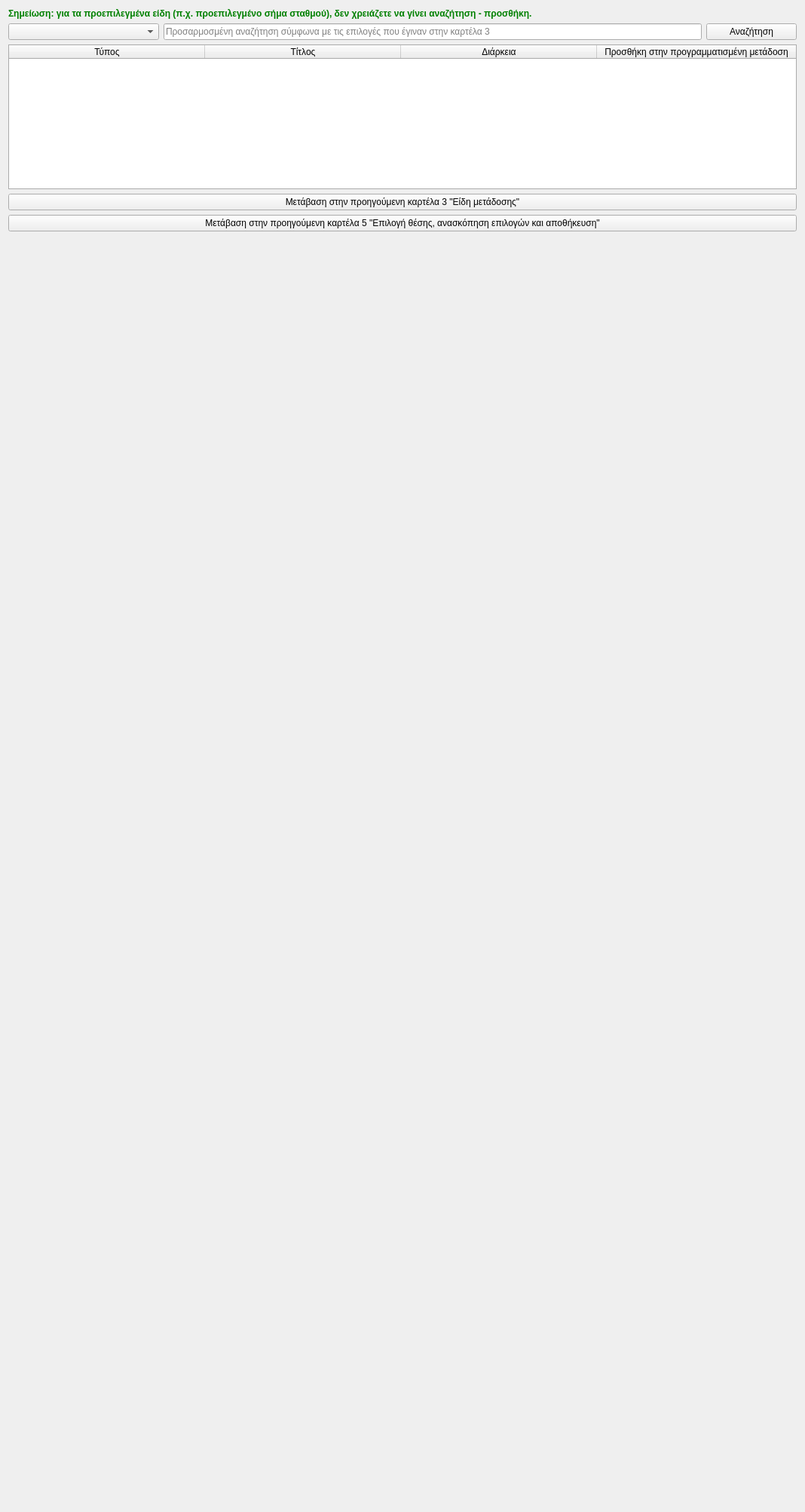
         <widget class="QWidget" name="tab_4">
          <attribute name="title">
           <string>4. Επιλογή δεδομένων μετάδοσης</string>
          </attribute>
          <layout class="QGridLayout" name="gridLayout_23">
           <item row="1" column="0">
            <widget class="QComboBox" name="search_type_combobox">
             <property name="sizePolicy">
              <sizepolicy hsizetype="Preferred" vsizetype="Maximum">
               <horstretch>0</horstretch>
               <verstretch>0</verstretch>
              </sizepolicy>
             </property>
             <property name="minimumSize">
              <size>
               <width>200</width>
               <height>0</height>
              </size>
             </property>
            </widget>
           </item>
           <item row="4" column="0" colspan="3">
            <widget class="QPushButton" name="go_from_4_to_5">
             <property name="sizePolicy">
              <sizepolicy hsizetype="Minimum" vsizetype="Maximum">
               <horstretch>0</horstretch>
               <verstretch>0</verstretch>
              </sizepolicy>
             </property>
             <property name="minimumSize">
              <size>
               <width>0</width>
               <height>0</height>
              </size>
             </property>
             <property name="text">
              <string>Μετάβαση στην προηγούμενη καρτέλα 5 &quot;Επιλογή θέσης, ανασκόπηση επιλογών και αποθήκευση&quot;</string>
             </property>
            </widget>
           </item>
           <item row="2" column="0" colspan="3">
            <widget class="QTableWidget" name="search_table">
             <property name="styleSheet">
              <string notr="true">QTableWidget{border:1px solid #ABABAB;}</string>
             </property>
             <property name="editTriggers">
              <set>QAbstractItemView::NoEditTriggers</set>
             </property>
             <property name="alternatingRowColors">
              <bool>true</bool>
             </property>
             <property name="selectionMode">
              <enum>QAbstractItemView::SingleSelection</enum>
             </property>
             <property name="selectionBehavior">
              <enum>QAbstractItemView::SelectRows</enum>
             </property>
             <property name="sortingEnabled">
              <bool>false</bool>
             </property>
             <property name="rowCount">
              <number>0</number>
             </property>
             <attribute name="horizontalHeaderCascadingSectionResizes">
              <bool>false</bool>
             </attribute>
             <attribute name="horizontalHeaderHighlightSections">
              <bool>false</bool>
             </attribute>
             <attribute name="horizontalHeaderMinimumSectionSize">
              <number>260</number>
             </attribute>
             <attribute name="horizontalHeaderShowSortIndicator" stdset="0">
              <bool>false</bool>
             </attribute>
             <attribute name="horizontalHeaderStretchLastSection">
              <bool>true</bool>
             </attribute>
             <attribute name="verticalHeaderHighlightSections">
              <bool>false</bool>
             </attribute>
             <column>
              <property name="text">
               <string>Τύπος</string>
              </property>
             </column>
             <column>
              <property name="text">
               <string>Τίτλος</string>
              </property>
             </column>
             <column>
              <property name="text">
               <string>Διάρκεια</string>
              </property>
             </column>
             <column>
              <property name="text">
               <string>Προσθήκη στην προγραμματισμένη μετάδοση</string>
              </property>
             </column>
            </widget>
           </item>
           <item row="5" column="0" colspan="3">
            <spacer name="verticalSpacer_4">
             <property name="orientation">
              <enum>Qt::Vertical</enum>
             </property>
             <property name="sizeHint" stdset="0">
              <size>
               <width>1046</width>
               <height>1688</height>
              </size>
             </property>
            </spacer>
           </item>
           <item row="1" column="1">
            <widget class="QLineEdit" name="search_phrase">
             <property name="sizePolicy">
              <sizepolicy hsizetype="Expanding" vsizetype="Maximum">
               <horstretch>0</horstretch>
               <verstretch>0</verstretch>
              </sizepolicy>
             </property>
             <property name="minimumSize">
              <size>
               <width>0</width>
               <height>0</height>
              </size>
             </property>
             <property name="placeholderText">
              <string>Προσαρμοσμένη αναζήτηση σύμφωνα με τις επιλογές που έγιναν στην καρτέλα 3</string>
             </property>
            </widget>
           </item>
           <item row="1" column="2">
            <widget class="QPushButton" name="search_button">
             <property name="sizePolicy">
              <sizepolicy hsizetype="Minimum" vsizetype="Maximum">
               <horstretch>0</horstretch>
               <verstretch>0</verstretch>
              </sizepolicy>
             </property>
             <property name="minimumSize">
              <size>
               <width>120</width>
               <height>0</height>
              </size>
             </property>
             <property name="text">
              <string>Αναζήτηση</string>
             </property>
             <property name="icon">
              <iconset resource="../../../icons.qrc">
               <normaloff>:/main-window/assets/images/main-window/search.png</normaloff>:/main-window/assets/images/main-window/search.png</iconset>
             </property>
            </widget>
           </item>
           <item row="3" column="0" colspan="3">
            <widget class="QPushButton" name="go_from_4_to_3">
             <property name="sizePolicy">
              <sizepolicy hsizetype="Minimum" vsizetype="Maximum">
               <horstretch>0</horstretch>
               <verstretch>0</verstretch>
              </sizepolicy>
             </property>
             <property name="minimumSize">
              <size>
               <width>0</width>
               <height>0</height>
              </size>
             </property>
             <property name="text">
              <string>Μετάβαση στην προηγούμενη καρτέλα 3 &quot;Είδη μετάδοσης&quot;</string>
             </property>
            </widget>
           </item>
           <item row="0" column="0" colspan="3">
            <widget class="QLabel" name="label_15">
             <property name="styleSheet">
              <string notr="true">QLabel{font-weight:bold;color:green;}</string>
             </property>
             <property name="text">
              <string>Σημείωση: για τα προεπιλεγμένα είδη (π.χ. προεπιλεγμένο σήμα σταθμού), δεν χρειάζετε να γίνει αναζήτηση - προσθήκη.</string>
             </property>
            </widget>
           </item>
          </layout>
         </widget>
